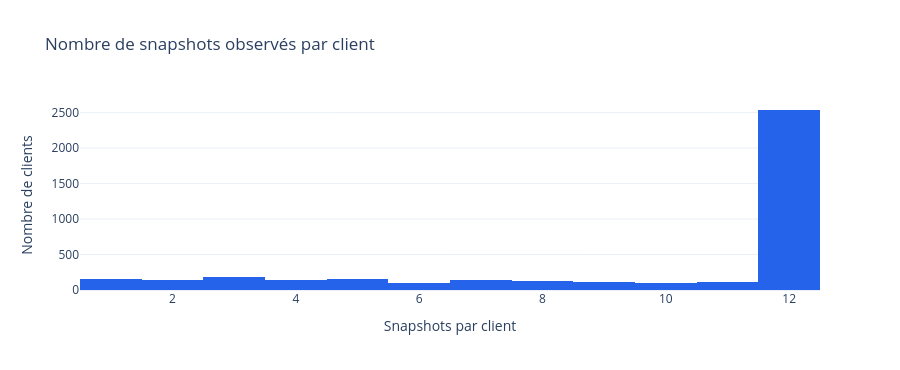

The code cell stored with this chart in its notebook:
### Markdown cell above
### 2.1 — Vérifier le panel et les churns

L'identifiant client n'est pas censé être unique : l'unité statistique est **(client, snapshot)**. En revanche, le couple doit être unique. Nous contrôlons les observations post-churn, les churns multiples et la différence entre **29,05 % de clients ayant résilié sur la période** et la **prévalence par snapshot** (environ 3,01 % selon les chiffres communiqués). Les valeurs exactes sont recalculées.

### Code cell
customer_counts = labeled.groupby("customer_id").size()
key_duplicates = labeled.duplicated(["customer_id", "snapshot_date"], keep=False).sum()
panel_sorted = labeled.sort_values(["customer_id", "snapshot_date"]).copy()
panel_sorted["prior_churn"] = panel_sorted.groupby("customer_id")["churn"].transform(
    lambda s: s.shift(fill_value=0).cummax()
)
post_churn = panel_sorted.loc[panel_sorted["prior_churn"].eq(1)]
churn_per_customer = labeled.groupby("customer_id")["churn"].sum()
panel_audit = pd.DataFrame(
    {
        "Contrôle": [
            "Snapshots",
            "Clients distincts",
            "Clients répétés",
            "Clés client × mois dupliquées",
            "Observations après churn",
            "Clients avec > 1 churn",
            "Clients avec 1 churn",
            "Clients sans churn observé",
            "Prévalence par snapshot",
        ],
        "Valeur": [
            len(labeled),
            labeled.customer_id.nunique(),
            int((customer_counts > 1).sum()),
            int(key_duplicates),
            len(post_churn),
            int((churn_per_customer > 1).sum()),
            int((churn_per_customer == 1).sum()),
            int((churn_per_customer == 0).sum()),
            round(labeled.churn.mean(), 5),
        ],
    }
)
display(panel_audit)
assert key_duplicates == 0, "Clés client × snapshot répétées"
assert post_churn.empty, "Snapshots post-résiliation à investiguer"
assert not (churn_per_customer > 1).any(), "Plusieurs résiliations par client"
fig = px.histogram(
    customer_counts.rename("snapshots").reset_index(),
    x="snapshots",
    nbins=12,
    title="Nombre de snapshots observés par client",
    color_discrete_sequence=["#2563EB"],
)
fig.update_layout(
    template="plotly_white",
    height=370,
    xaxis_title="Snapshots par client",
    yaxis_title="Nombre de clients",
)
fig.show(config={"responsive": True})

### Figure 1 — Plotly figure (JSON) as saved in the notebook; plotly's stock layout.template omitted (floating-point values rounded to 4 significant figures; data arrays with more than 128 entries replaced by an {"elided": "..."} marker saying what was removed)
{"data": [{"alignmentgroup": "True", "bingroup": "x", "hovertemplate": "snapshots=%{x}<br>count=%{y}<extra></extra>", "legendgroup": "", "marker": {"color": "#2563EB", "pattern": {"shape": ""}}, "name": "", "nbinsx": 12, "offsetgroup": "", "orientation": "v", "showlegend": false, "type": "histogram", "x": {"elided": "4000 int values"}, "xaxis": "x", "yaxis": "y"}], "layout": {"barmode": "relative", "height": 370, "legend": {"tracegroupgap": 0}, "title": {"text": "Nombre de snapshots observés par client"}, "xaxis": {"anchor": "y", "domain": [0, 1], "title": {"text": "Snapshots par client"}}, "yaxis": {"anchor": "x", "domain": [0, 1], "title": {"text": "Nombre de clients"}}}}
